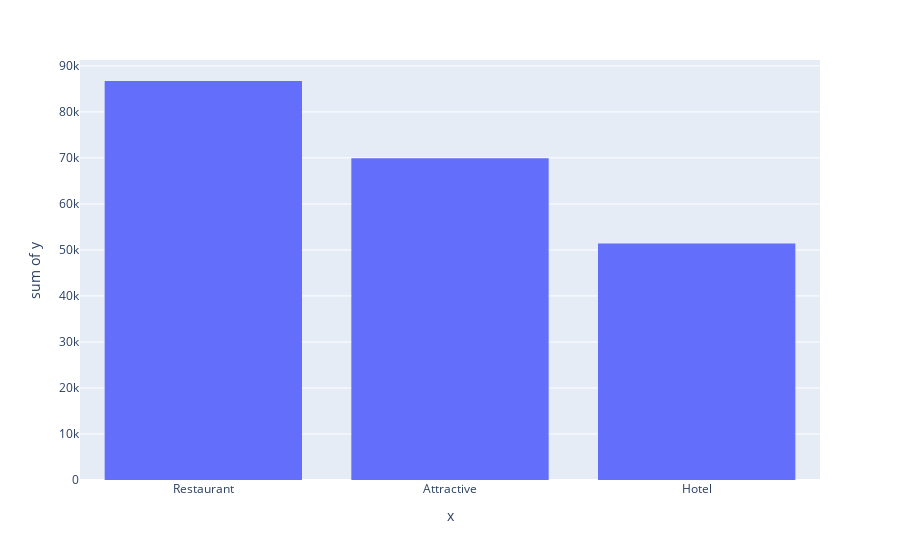

Write notebook code for a chart like this one.
### Code cell
# Plot the types

fig = px.histogram(types.value_counts(), x=types.value_counts().index, y=types.value_counts().values)
fig.show()

### Figure 1 — Plotly figure (JSON) as saved in the notebook; plotly's stock layout.template omitted (floating-point values rounded to 4 significant figures)
{"data": [{"bingroup": "x", "histfunc": "sum", "hovertemplate": "x=%{x}<br>sum of y=%{y}<extra></extra>", "legendgroup": "", "marker": {"color": "#636efa", "pattern": {"shape": ""}}, "name": "", "orientation": "v", "showlegend": false, "type": "histogram", "x": ["Restaurant", "Attractive", "Hotel"], "xaxis": "x", "y": [86720, 69921, 51410], "yaxis": "y"}], "layout": {"barmode": "relative", "legend": {"tracegroupgap": 0}, "margin": {"t": 60}, "xaxis": {"anchor": "y", "domain": [0, 1], "title": {"text": "x"}}, "yaxis": {"anchor": "x", "domain": [0, 1], "title": {"text": "sum of y"}}}}
